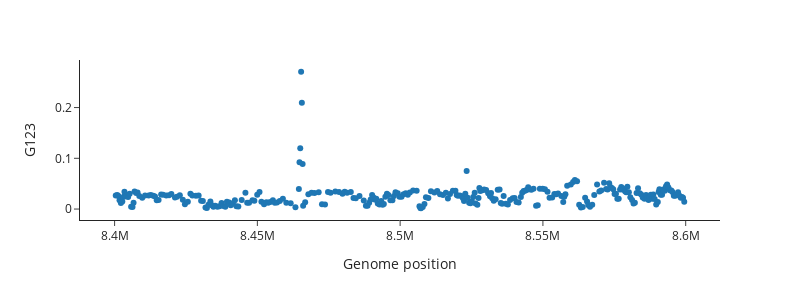

Notebook code cell kept with this figure:
### Code cell
fig = plot_g123_gwss(geno=geno, pos=pos, df_samples=df_samples, query=query, window_size=300, step_size=150, width=800, height=300)
fig.show()

### Figure 1 — Plotly figure (JSON) as saved in the notebook; plotly's stock layout.template omitted (floating-point values rounded to 4 significant figures; data arrays with more than 128 entries replaced by an {"elided": "..."} marker saying what was removed)
{"data": [{"hovertemplate": "x=%{x}<br>y=%{y}<extra></extra>", "legendgroup": "", "marker": {"color": "#1F77B4", "symbol": "circle"}, "mode": "markers", "name": "", "orientation": "v", "showlegend": false, "type": "scatter", "x": {"elided": "297 float values"}, "xaxis": "x", "y": {"elided": "297 float values"}, "yaxis": "y"}], "layout": {"height": 300, "legend": {"tracegroupgap": 0}, "margin": {"t": 60}, "width": 800, "xaxis": {"anchor": "y", "domain": [0, 1], "title": {"text": "Genome position"}}, "yaxis": {"anchor": "x", "domain": [0, 1], "title": {"text": "G123"}}}}
